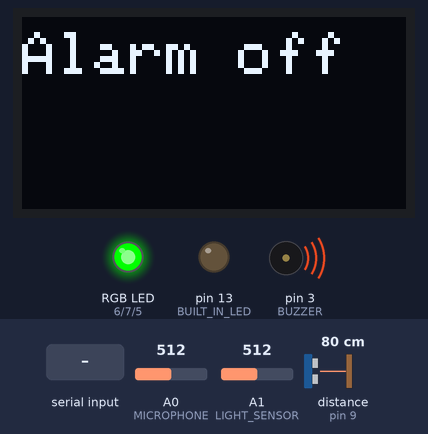
Recording of a sketch running on a simulated Arduino Uno, built with avr-gcc and run on an emulated ATmega328P. Parts: 128×64 one-colour display, an RGB LED mixed from three pins (HIGH = lit), output pins drawn as LEDs (lit = HIGH), buzzer (waves = sounding, pin HIGH). Inputs (shaded band) come from the test bench; at power-on: A0 (MICROPHONE) = 512, A1 (LIGHT_SENSOR) = 512, distance to the obstacle (sensor on pin 9) 80 cm. The echo pulse lasts 58.3 µs per cm; pins used as bus, display or sensor lines are not drawn; what the sketch prints to the serial monitor is not drawn.

Above: at 5.4 s.
5.5 s: "1" received over Serial
At 7.8 s:
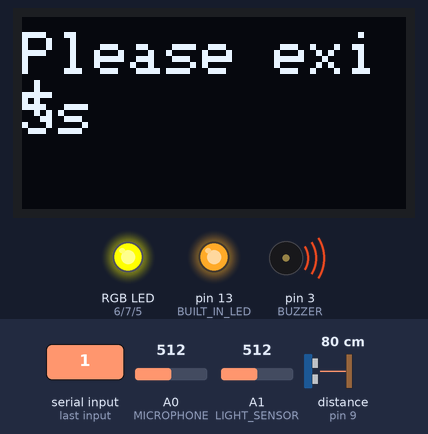
At 13.4 s:
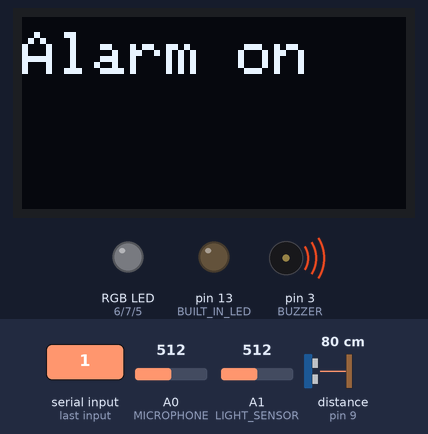
Timing chart, 0 to 14.0 s (numbered marks = the images above; inputs shaded):
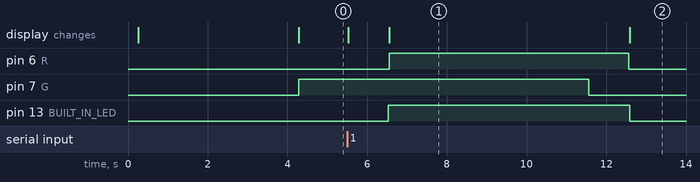

The sketch:

security_system.ino
```cpp
bool active = false;
bool alert = false;
const int sampleWindow = 50;                              // Sample window width in mS (50 mS = 20Hz)
unsigned int prevSound;
unsigned int sample;
unsigned int lightStatus;
unsigned int prevLightStatus;
long duration;
int distanceCm;
int prevDistance;

#include <SPI.h>
#include <Wire.h>
#include <Adafruit_GFX.h>
#include <Adafruit_SSD1306.h>

#define SCREEN_WIDTH 128 // OLED display width, in pixels
#define SCREEN_HEIGHT 64 // OLED display height, in pixels

// Declaration for an SSD1306 display connected to I2C (SDA, SCL pins)
#define OLED_RESET     -1 // Reset pin # (or -1 if sharing Arduino reset pin)
Adafruit_SSD1306 display(SCREEN_WIDTH, SCREEN_HEIGHT, &Wire, OLED_RESET);

// CENTER: 64, 32

void setup() {
  pinMode(3, OUTPUT); // BUZZER
  pinMode(A0, INPUT); // MICROPHONE
  pinMode(6, OUTPUT); // R (RGB LIGHT)
  pinMode(7, OUTPUT); // G (RGB LIGHT)
  pinMode(5, OUTPUT); // B (RGB LIGHT)
  pinMode(A1, INPUT); // LIGHT SENSOR
  pinMode(8, OUTPUT); // TRIG (ULTRASONIC)
  pinMode(9, INPUT); // ECHO (ULTRASONIC)
  pinMode(LED_BUILTIN, OUTPUT); // BUILT IN LED (FOR TESTING)
  Serial.begin(9600);
  digitalWrite(3, HIGH);
  display.begin(SSD1306_SWITCHCAPVCC, 0x3C);
  delay(200);
  display.clearDisplay();
  display.setTextSize(1);
  display.setTextColor(WHITE);
  display.setCursor(0, 5);
  // Display static text
  display.println("Alarm system");
  display.setCursor(0, 15);
  display.println("By Erny");
  display.display();
  delay(4000);
  display.clearDisplay();
  display.setTextSize(2);
  display.setCursor(0, 5);
  display.println("Alarm off");
  display.display();
  digitalWrite(7, 255);
}

void test() {
  // LIGHT
  lightStatus = analogRead(A1);
  if (prevLightStatus == 0) {
    prevLightStatus = lightStatus;
  } else if (prevLightStatus+50 > lightStatus && prevLightStatus-50 < lightStatus) {
    alert = false;
  } else {
    Serial.println("ALERT LIGHT");
    alert = true;
  }
  prevLightStatus = lightStatus;


  // DISTANCE
  digitalWrite(8, LOW);
  delayMicroseconds(2);
  // Sets the trigPin HIGH (ACTIVE) for 10 microseconds
  digitalWrite(8, HIGH);
  delayMicroseconds(10);
  digitalWrite(8, LOW);
  // Reads the echoPin, returns the sound wave travel time in microseconds
  duration = pulseIn(9, HIGH);
  // Calculating the distance
  distanceCm = duration * 0.034 / 2; // Speed of sound wave divided by 2 (go and back)
  // Displays the distance on the Serial Monitor
  if (prevDistance == 0) {
    prevDistance == distanceCm;
  } else if (prevDistance+2 > distanceCm && prevDistance-2 < distanceCm) {
    alert = false;
  } else {
    Serial.println("ALERT DISTANCE");
    alert = true;
  }
  prevDistance = distanceCm;


  // SOUND
  unsigned long startMillis= millis();                   // Start of sample window
  float peakToPeak = 0;                                  // peak-to-peak level

  unsigned int signalMax = 0;                            //minimum value
  unsigned int signalMin = 1024;                         //maximum value

                                                        // collect data for 50 mS
  while (millis() - startMillis < sampleWindow)
  {
    sample = analogRead(0);                             //get reading from microphone
    if (sample < 1024)                                  // toss out spurious readings
    {
        if (sample > signalMax)
        {
          signalMax = sample;                           // save just the max levels
        }
        else if (sample < signalMin)
        {
          signalMin = sample;                           // save just the min levels
        }
    }
  }
  peakToPeak = signalMax - signalMin;                    // max - min = peak-peak amplitude
  if (prevSound == 0) {
    prevSound = peakToPeak;
  } else if (prevSound != peakToPeak && prevSound+1 != peakToPeak && prevSound-1 != peakToPeak && prevSound-2 != peakToPeak && prevSound+2 != peakToPeak) {
    Serial.println("ALERT SOUND");
    alert =  true;
  }
  prevSound = peakToPeak;
}

void drawCentreString(const char *buf, int x, int y)
{
    int16_t x1, y1;
    uint16_t w, h;
    display.getTextBounds(buf, x, y, &x1, &y1, &w, &h); //calc width of new string
    display.setCursor(x - w / 2, y);
    display.println(buf);
}

void loop() {
  // put your main code here, to run repeatedly:
  if (Serial.available() > 0) {
    display.clearDisplay();
    display.setTextSize(1);
    display.setCursor(0, 5);
    display.println("Bluetooth message received");
    display.display();
    delay(1000);
    char incoming_val = Serial.read();
    Serial.println(incoming_val);
    digitalWrite(LED_BUILTIN, HIGH);
    if (incoming_val == '1') {
      display.clearDisplay();
      display.setCursor(0, 5);
      display.setTextSize(2);
      display.println("Please exit");
      display.setCursor(0, 25);
      display.println("5s");
      display.display();
      digitalWrite(6, 255);
      digitalWrite(7, 255);
      digitalWrite(5, 0);
      delay(5000);
      digitalWrite(7, 0);
      delay(1000);
      digitalWrite(6, 0);
      display.clearDisplay();
      display.setCursor(0, 5);
      display.setTextSize(2);
      display.println("Alarm on");
      display.display();
      active = true;
    } else if (incoming_val == '0') {
      display.clearDisplay();
      display.setCursor(0, 5);
      display.setTextSize(2);
      display.println("Alarm off");
      display.display();
      digitalWrite(7, 255);
      digitalWrite(5, 0);
      digitalWrite(6, 0);
      digitalWrite(3, LOW);
      delay(100);
      digitalWrite(3, HIGH);
      delay(100);
      digitalWrite(3, LOW);
      delay(100);
      digitalWrite(3, HIGH);
      active = false;
      prevLightStatus = 0;
      prevDistance = 0;
      prevSound = 0;
    } else {
      display.clearDisplay();
      display.setCursor(0, 5);
      display.setTextSize(1);
      display.println("Command unrecognised");
      display.display();
      if (active == true) {
        display.clearDisplay();
        display.setCursor(0, 5);
        display.setTextSize(2);
        display.println("Alarm on");
        display.display();
      } else {
        display.clearDisplay();
        display.setCursor(0, 5);
        display.setTextSize(2);
        display.println("Alarm off");
        display.display();
      }
    }
    digitalWrite(LED_BUILTIN, LOW);
  } else if (Serial.available() == 0) {
    // OLED DISPLAY: Connect to Bluetooth
  }
  if (active) {
    test();
    delay(50);
  }
  if (alert == true || alert == 1) {
    display.setTextSize(1);
    display.setCursor(0, 25);
    display.println("DETECTED");
    display.display();
    digitalWrite(3, LOW);
    digitalWrite(6, 255);
    digitalWrite(7, 0);
    digitalWrite(5, 0);
    delay(500);
    digitalWrite(3, HIGH);
    digitalWrite(6, 0);
    digitalWrite(7, 0);
    digitalWrite(5, 0);
    alert = false;
    delay(1000);
  }
}
```

Measured:
- after the input at 5.5 s, pin 6 (R): LOW → HIGH after 1.1 s, → LOW 6.0 s later; pin 7 (G): HIGH → LOW after 6.1 s; pin 13 (BUILT_IN_LED): LOW → HIGH after 1.0 s, → LOW 6.1 s later; the display: first changes at once (image 1 shows a later state)
- what the display in image 1 shows lasts 6.0 s, from 6.6 s to 12.6 s
